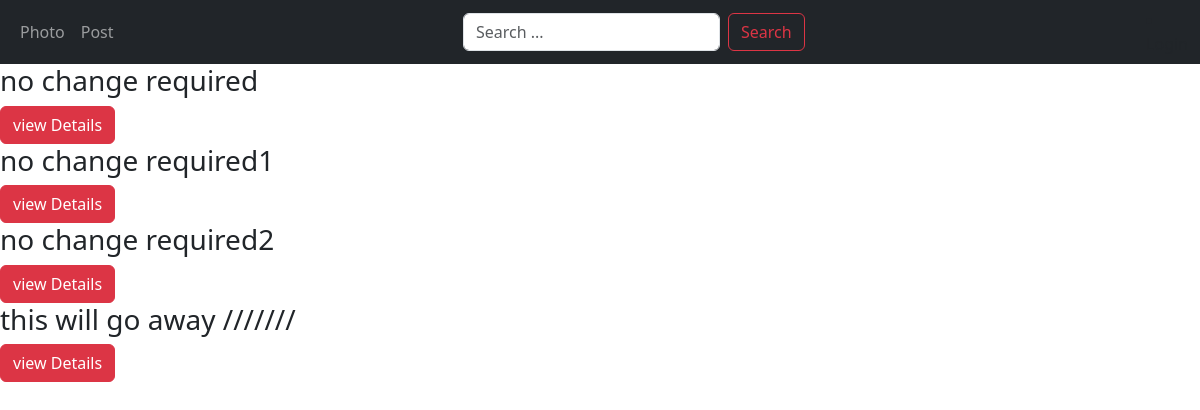
The app's page /web-development with its own data.
### job/models.py (models this page shows, shortened)
class Job(models.Model):
    positions = (
        ("junior", "junior"),
        ("intermediate", "intermediate"),
        ("senior", "senior"),
        ("expart", "expart"),
    )
    contaract_types = (
        ("remote", "remote"),
        ("part-time", "part-time"),
        ("full-time", "full-time"),
        ("negotiations", "negotiations"),
    )
    employer = models.ForeignKey(
        Employer, on_delete=models.CASCADE, related_name="jobs"
    )
    job_category = models.ForeignKey(
        Category,
        related_name="jobs",
        on_delete=models.CASCADE,
    )
    job_title = models.CharField(
        max_length=200,
    )
    slug = models.CharField(max_length=200, null=True)
    job_location = models.CharField(max_length=200)
    contract_type = models.CharField(max_length=200, choices=contaract_types)
    position = models.CharField(max_length=200, choices=positions)
    job_description = models.TextField()
    created_at = models.DateTimeField(
        auto_now_add=True,
        null=True,
    )
    updated_at = models.DateTimeField(auto_now=True, null=True)

### job/views.py (the view)
# urls.py: path("<slug:slug>", views.job_category_detail, name="job_category_detail"),
def job_category_detail(request, slug):
    category = get_object_or_404(Category, slug=slug)
    job = category.jobs.all()
    return render(
        request, "job/job_category_detail.html", {
            "category": category, "job": job}
    )

### templates/job/job_category_detail.html (shortened to what this page needs)
{% extends "core/base.html" %}
{% block title%}{{job.job_category.title}} Details{%endblock%} {% load
crispy_forms_tags %}
{% block content %}
{% for i in job %}
<h3>{{i.job_title}}</h3>
<a
  class="btn btn-danger"
  href="{% url 'job_detail' i.job_category.slug i.slug %}"
  >view Details</a
>
 {%endfor %}{% endblock %}

### records on screen
Job: job_title "no change required"
Job: job_title "no change required1"
Job: job_title "no change required2"
Job: job_title "this will go away ///////"
